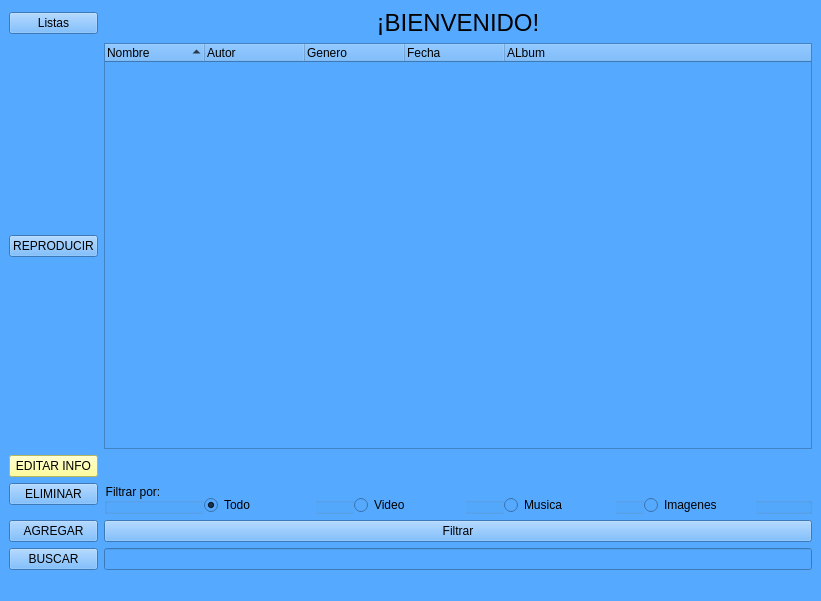
<?xml version="1.0" encoding="UTF-8"?>
<ui version="4.0">
 <class>MainWindow</class>
 <widget class="QMainWindow" name="MainWindow">
  <property name="geometry">
   <rect>
    <x>0</x>
    <y>0</y>
    <width>821</width>
    <height>601</height>
   </rect>
  </property>
  <property name="sizePolicy">
   <sizepolicy hsizetype="Preferred" vsizetype="Preferred">
    <horstretch>0</horstretch>
    <verstretch>0</verstretch>
   </sizepolicy>
  </property>
  <property name="windowTitle">
   <string>MainWindow</string>
  </property>
  <property name="styleSheet">
   <string notr="true">background-color: rgb(255, 255, 255);
background-color: rgb(85, 170, 255);</string>
  </property>
  <widget class="QWidget" name="centralwidget">
   <layout class="QGridLayout" name="gridLayout">
    <item row="3" column="2">
     <widget class="QTreeWidget" name="lista">
      <property name="sortingEnabled">
       <bool>true</bool>
      </property>
      <column>
       <property name="text">
        <string>Nombre</string>
       </property>
      </column>
      <column>
       <property name="text">
        <string>Autor</string>
       </property>
      </column>
      <column>
       <property name="text">
        <string>Genero</string>
       </property>
      </column>
      <column>
       <property name="text">
        <string>Fecha</string>
       </property>
      </column>
      <column>
       <property name="text">
        <string>ALbum</string>
       </property>
      </column>
     </widget>
    </item>
    <item row="0" column="2">
     <widget class="QLabel" name="label_3">
      <property name="text">
       <string>&lt;html&gt;&lt;head/&gt;&lt;body&gt;&lt;p align=&quot;center&quot;&gt;&lt;span style=&quot; font-size:18pt;&quot;&gt;¡BIENVENIDO!&lt;/span&gt;&lt;/p&gt;&lt;/body&gt;&lt;/html&gt;</string>
      </property>
     </widget>
    </item>
    <item row="7" column="2">
     <widget class="QPushButton" name="b_filtro">
      <property name="text">
       <string>Filtrar</string>
      </property>
     </widget>
    </item>
    <item row="5" column="0">
     <widget class="QPushButton" name="b_eliminar">
      <property name="text">
       <string>ELIMINAR</string>
      </property>
     </widget>
    </item>
    <item row="7" column="0">
     <widget class="QPushButton" name="b_agregar">
      <property name="text">
       <string>AGREGAR</string>
      </property>
     </widget>
    </item>
    <item row="0" column="0">
     <widget class="QPushButton" name="b_lista">
      <property name="text">
       <string>Listas</string>
      </property>
     </widget>
    </item>
    <item row="8" column="0">
     <widget class="QPushButton" name="b_buscar">
      <property name="text">
       <string>BUSCAR</string>
      </property>
     </widget>
    </item>
    <item row="8" column="2">
     <widget class="QLineEdit" name="l_buscar"/>
    </item>
    <item row="3" column="0">
     <widget class="QPushButton" name="b_reproducir">
      <property name="text">
       <string>REPRODUCIR</string>
      </property>
     </widget>
    </item>
    <item row="5" column="2" rowspan="2">
     <widget class="QGroupBox" name="groupBox">
      <property name="title">
       <string>Filtrar por:</string>
      </property>
      <widget class="QRadioButton" name="r_todo">
       <property name="geometry">
        <rect>
         <x>100</x>
         <y>10</y>
         <width>112</width>
         <height>24</height>
        </rect>
       </property>
       <property name="text">
        <string>Todo</string>
       </property>
       <property name="checked">
        <bool>true</bool>
       </property>
      </widget>
      <widget class="QRadioButton" name="r_video">
       <property name="geometry">
        <rect>
         <x>250</x>
         <y>10</y>
         <width>112</width>
         <height>24</height>
        </rect>
       </property>
       <property name="text">
        <string>Video</string>
       </property>
      </widget>
      <widget class="QRadioButton" name="r_musica">
       <property name="geometry">
        <rect>
         <x>400</x>
         <y>10</y>
         <width>112</width>
         <height>24</height>
        </rect>
       </property>
       <property name="text">
        <string>Musica</string>
       </property>
      </widget>
      <widget class="QRadioButton" name="r_imagen">
       <property name="geometry">
        <rect>
         <x>540</x>
         <y>10</y>
         <width>112</width>
         <height>24</height>
        </rect>
       </property>
       <property name="text">
        <string>Imagenes</string>
       </property>
      </widget>
     </widget>
    </item>
    <item row="4" column="0">
     <widget class="QPushButton" name="b_editar">
      <property name="styleSheet">
       <string notr="true">background-color: rgb(255, 255, 127);</string>
      </property>
      <property name="text">
       <string>EDITAR INFO</string>
      </property>
     </widget>
    </item>
   </layout>
  </widget>
  <widget class="QStatusBar" name="statusbar"/>
  <widget class="QMenuBar" name="menubar">
   <property name="geometry">
    <rect>
     <x>0</x>
     <y>0</y>
     <width>821</width>
     <height>25</height>
    </rect>
   </property>
  </widget>
  <action name="a_ver_lista">
   <property name="text">
    <string>Ver Listas</string>
   </property>
  </action>
  <action name="a_agregar_lista">
   <property name="text">
    <string>Agregar lista</string>
   </property>
  </action>
  <action name="a_eliminar_lista">
   <property name="text">
    <string>Eliminar lista</string>
   </property>
  </action>
 </widget>
 <resources/>
 <connections/>
</ui>
